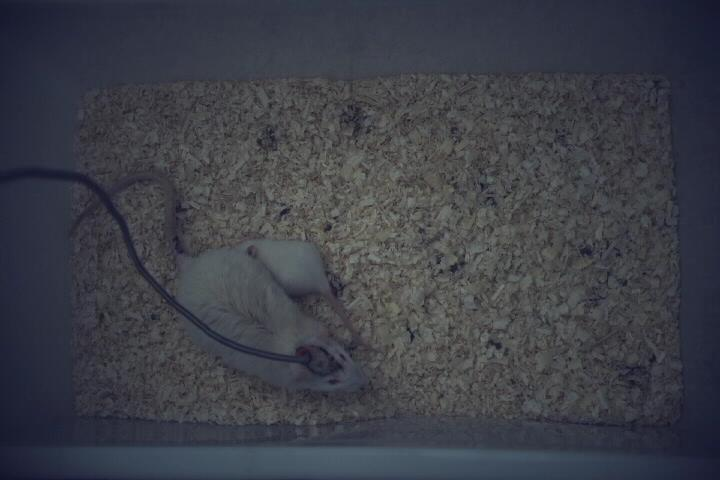
%> input picture Examples/Demo programs/Vision/Video Processing Machine/W_L_Subject 14 07 2017 (social behaviour)/Subject 23 Session 02/720x480.jpg, 720 x 480 px
$ octave reconstruct_02.m   (GNU Octave 9; MATLAB toolbox functions it lacks are replaced by stand-ins)
%> lines starting %> are read from the running program, lines starting %| are printed output that depends on the picture
%
% (c) 2017 Alexei A. Morozov
%
% This Matlab script creates the inverse matrix of
% projective transformation and reconstructs source
% image of given scene.
%
clc;
close('all');
clear('all');
%
InputImage= '720x480.jpg';
%
disp(['Input image: ',InputImage]);
%
% Input data:
%
% input_points
% m-by-2, double matrix containing the x- and y-coordinates
% of defining points in physical space (in meters).
% base_points
% m-by-2, double matrix containing the x- and y-coordinates
% of defining points in the video (in pixels).
%
%      For instance:
%          Point (Col,Row) (pixels)  (X,Y) (meters)
%              1 (64,88)             (0,6.715)
%              2 (211,40)            (11.16,6.70)
%              3 (349,184)           (15.45,1.90)
%              4 (39,187)            (0,0)
%
% input_points= [0,  6.715; 11.16, 6.70; 15.45, 1.90; 0,  0];
% base_points=  [64, 88;    211,   40;   349,   184;  39, 187];
%
input_points= [ 0,  0; 0.56,  0; 0.56, 0.30;  0, 0.30];
base_points= [72.20,85.80;671.60,72.00;684.60,426.20;71.40,416.80];
%
ExpectedMinimalX= -1; % [meters]
ExpectedMaximalX=  1; % [meters]
ExpectedMinimalY= -1; % [meter]
ExpectedMaximalY=  1; % [meters]
%
disp(['Expected minimal X: ',num2str(ExpectedMinimalX),' [m]']);
disp(['Expected maximal X: ',num2str(ExpectedMaximalX),' [m]']);
disp(['Expected minimal Y: ',num2str(ExpectedMinimalY),' [m]']);
disp(['Expected maximal Y: ',num2str(ExpectedMaximalY),' [m]']);
%
disp('X,Y co-ordinates of defining points in meters:');
disp(num2str(input_points,' %0.4f'));
disp('X,Y co-ordinates of defining points in pixels:');
disp(num2str(base_points,' %0.4f'));
%
t_proj= cp2tform(input_points,base_points,'projective');
T= t_proj.tdata.T;
M= t_proj.tdata.Tinv;
%
disp('Projective transformation matrix:');
disp(num2str(T,' %0.4f'));
%
disp('Inverse matrix of projective transformation:');
disp(num2str(M,' %0.4f'));
disp('This matrix is to be used in the demos.');
%
disp('=======================================');
disp('Self-check (1): Image -> Physical space');
disp('=======================================');
%
for n=1:4,
	u= base_points(n,1);
	v= base_points(n,2);
	disp(['Expected: u=',num2str(u),' v=',num2str(v)]);
	x= input_points(n,1);
	y= input_points(n,2);
	Q= T'*[x;y;1];
	Q= Q / Q(3);
	u= Q(1);
	v= Q(2);
	disp(['Obtained: u=',num2str(u),' v=',num2str(v)]);
end;
%
disp('=======================================');
disp('Self-check (2): Physical space -> Image');
disp('=======================================');
%
for n=1:4,
	x= input_points(n,1);
	y= input_points(n,2);
	disp(['Expected: x=',num2str(x),' y=',num2str(y)]);
	u= base_points(n,1);
	v= base_points(n,2);
	Q= M'*[u;v;1];
	Q= Q / Q(3);
	x= Q(1);
	y= Q(2);
	disp(['Obtained: x=',num2str(x),' y=',num2str(y)]);
end;
%
disp('=======================================');
disp('Read and display input image');
disp('=======================================');
%
Iin= imread(InputImage);
%> Iin is the input picture: size 480x720x3 uint8; mean R, G, B 61, 63, 71.2
%
Fig= 1001;
figure(Fig);
set(figure(Fig),'Color',[1,1,1]);
set(figure(Fig),'NumberTitle','off');
set(figure(Fig),'name',['Transformed image: ',InputImage]);
%
imshow(Iin);
%
title(	['Transformed image: ',InputImage],...
	'FontName','Arial',...
	'FontSize',18,...
	'FontWeight','bold',...
	'interpreter','none');
set(gca,'FontName','Arial');
set(gca,'FontSize',18);
set(gca,'FontWeight','bold');
%
disp('=======================================');
disp('Reconstruct and display source image');
disp('=======================================');
%
Matrix= im2double(Iin);
[Height,Width,N3]= size(Matrix);
%> Height = 480; Width = 720; N3 = 3
%
W= zeros(Height,Width);
H= zeros(Height,Width);
%
for n=1:Width,
	for m=1:Height;
		Vector1= [n;m;1];
		Vector2= M'*Vector1;
		Vector3= Vector2 / Vector2(3);
		W(m,n)= Vector3(1);
		H(m,n)= Vector3(2);
	end;
end;
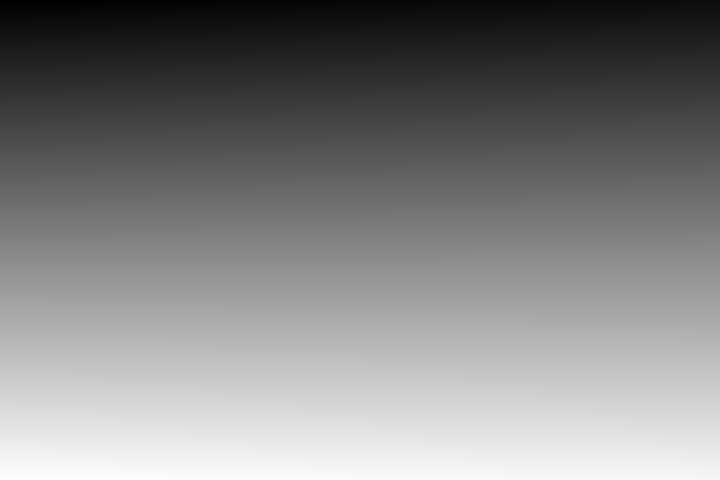
%> H: size 480x720 double; min -0.0812, max 0.357, mean 0.142; drawn with min black and max white
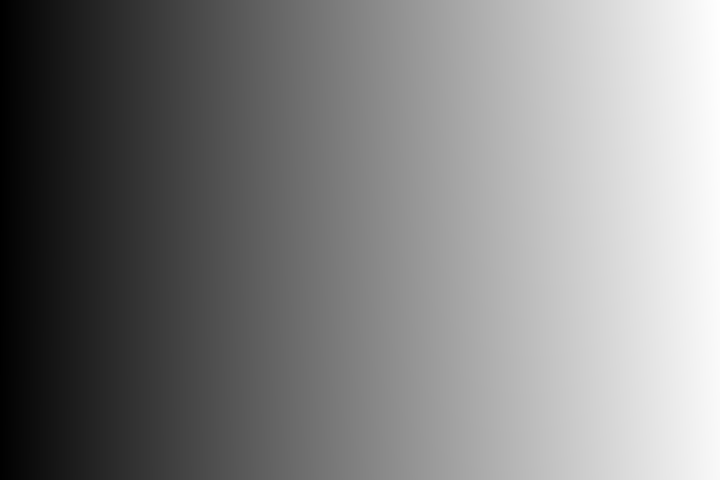
%> W: size 480x720 double; min -0.0724, max 0.604, mean 0.272; drawn with min black and max white
%
for n=1:Width,
	for m=1:Height;
		V1= W(m,n);
		V2= H(m,n);
		if V1 < ExpectedMinimalX,
			V1= ExpectedMinimalX;
		end;
		if V1 > ExpectedMaximalX,
			V1= ExpectedMaximalX;
		end;
		if V2 < ExpectedMinimalY,
			V2= ExpectedMinimalY;
		end;
		if V2 > ExpectedMaximalY,
			V2= ExpectedMaximalY;
		end;
		W(m,n)= V1;
		H(m,n)= V2;
	end;
end;
%
MinW= min(min(W));
%> MinW = -0.0724
MaxW= max(max(W));
%> MaxW = 0.604
MinH= min(min(H));
%> MinH = -0.0812
MaxH= max(max(H));
%> MaxH = 0.357
%
W= (W - MinW) ./ (MaxW - MinW) * (Width - 1) + 1;
H= (H - MinH) ./ (MaxH - MinH) * (Height - 1) + 1;
%
D= zeros(Height,Width,N3);
%
for n=1:Width,
	for m=1:Height;
		M1= round(H(m,n));
		if M1 < 1 || M1 > Height,
			continue;
		end;
		N1= round(W(m,n));
		if N1 < 1 || N1 > Width,
			continue;
		end;
		D(M1,N1,:)= Matrix(m,n,:);
	end;
end;
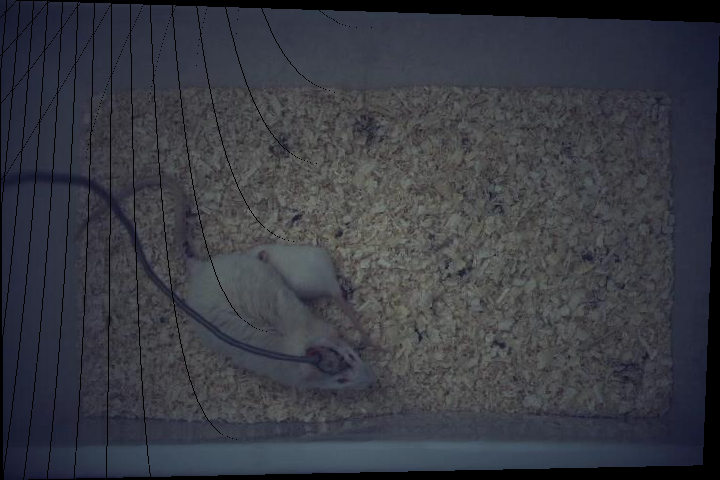
%> D: size 480x720x3 double; mean R, G, B 0.223, 0.231, 0.261
%
output= D;
%
Fig= 1002;
figure(Fig);
set(figure(Fig),'Color',[1,1,1]);
set(figure(Fig),'NumberTitle','off');
set(figure(Fig),'name','Reconstructed image');
%
imshow(output);
%
title(	'Reconstructed image',...
	'FontName','Arial',...
	'FontSize',18,...
	'FontWeight','bold',...
	'interpreter','none');
set(gca,'FontName','Arial');
set(gca,'FontSize',18);
set(gca,'FontWeight','bold');
%
imwrite(output,'reconstructed_02.png','png');
